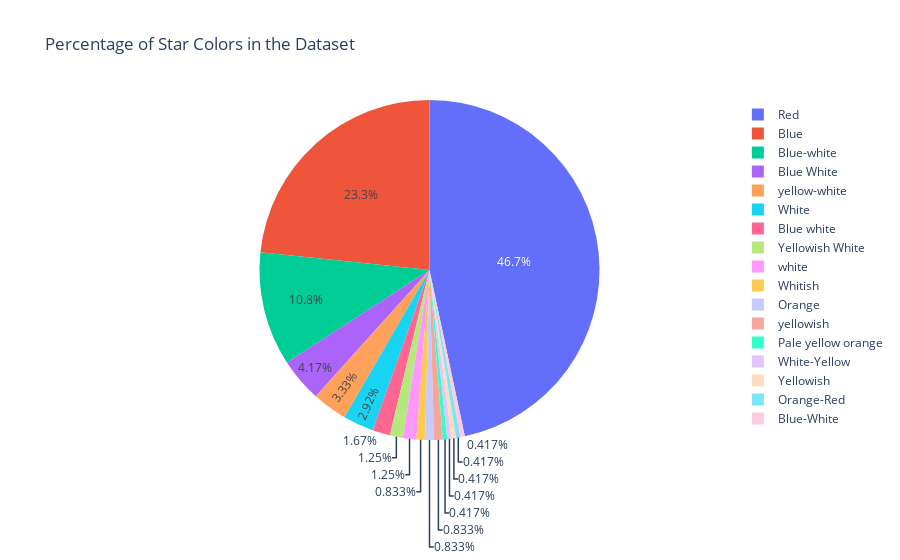

Write notebook code for a chart like this one.
### Code cell
px.pie(data_frame=df, names="Color", title="Percentage of Star Colors in the Dataset")

### Figure 1 — Plotly figure (JSON) as saved in the notebook; plotly's stock layout.template omitted (floating-point values rounded to 4 significant figures; data arrays with more than 128 entries replaced by an {"elided": "..."} marker saying what was removed)
{"data": [{"domain": {"x": [0, 1], "y": [0, 1]}, "hovertemplate": "Color=%{label}<extra></extra>", "labels": {"elided": "240 str values"}, "legendgroup": "", "name": "", "showlegend": true, "type": "pie"}], "layout": {"legend": {"tracegroupgap": 0}, "title": {"text": "Percentage of Star Colors in the Dataset"}}}
